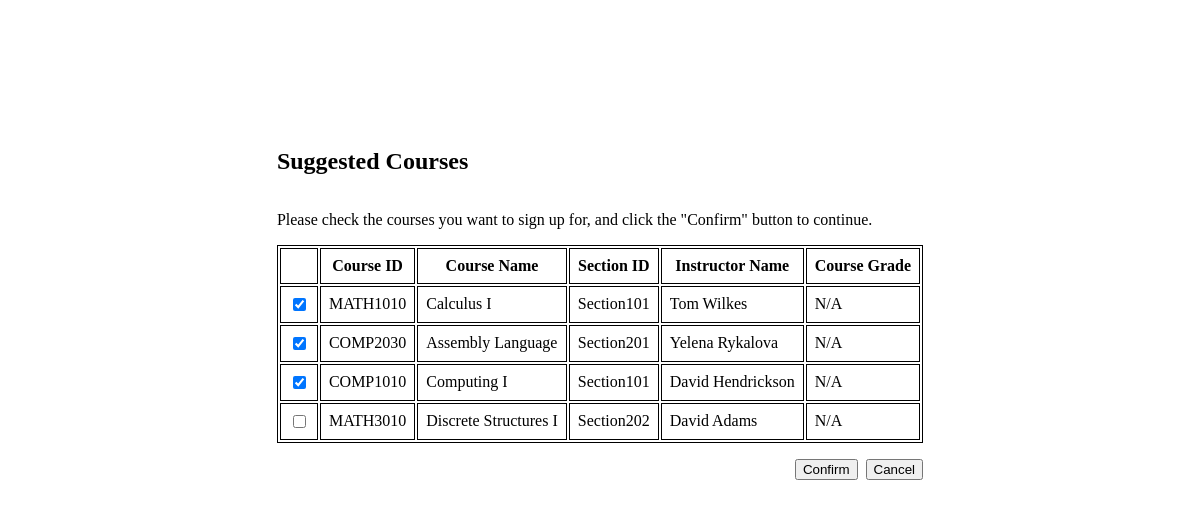
The page /src/suggested_courses.php?student_id=0488917281&semester=Fall&year=2025 on the database as committed earlier.
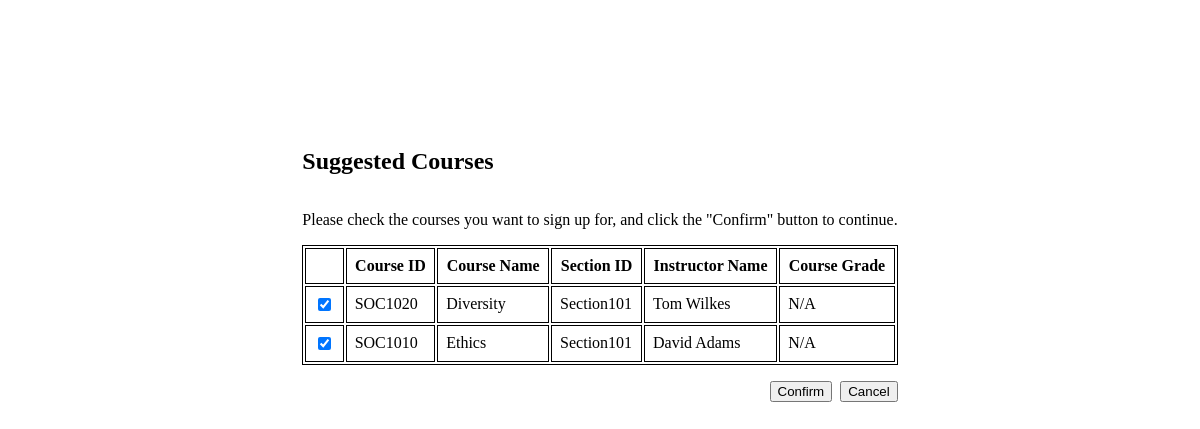
The same page on the database as committed later.
### tables this page shows
create table section
(
    course_id     varchar(20),
    section_id    varchar(10),
    semester      varchar(6)
        check (semester in ('Fall', 'Winter', 'Spring', 'Summer')),
    year          numeric(4, 0) check (year > 1990 and year < 2100),
    instructor_id varchar(10),
    classroom_id  varchar(8),
    time_slot_id  varchar(8),
    primary key (course_id, section_id, semester, year),
    foreign key (course_id) references course (course_id)
        on delete cascade,
    foreign key (instructor_id) references instructor (instructor_id)
        on delete set null,
    foreign key (time_slot_id) references time_slot (time_slot_id)
        on delete set null
);

create table course
(
    course_id   varchar(20),
    course_name varchar(50) not null,
    credits     numeric(2, 0) check (credits > 0),
    primary key (course_id)
);

create table instructor
(
    instructor_id   varchar(10),
    instructor_name varchar(50) not null,
    title           varchar(30),
    dept_name       varchar(100),
    email           varchar(50) not null,
    primary key (instructor_id)
);

create table take
(
    student_id varchar(10),
    course_id  varchar(8),
    section_id varchar(10),
    semester   varchar(6),
    year       numeric(4, 0),
    grade      varchar(2)
        check (grade in
               ('A+', 'A', 'A-', 'B+', 'B', 'B-', 'C+', 'C', 'C-', 'D+', 'D',
                'D-', 'F')),
    primary key (student_id, course_id, section_id, semester, year),
    foreign key (course_id, section_id, semester, year) references
        section (course_id, section_id, semester, year)
        on delete cascade,
    foreign key (student_id) references student (student_id)
        on delete cascade
);

### src/common/pdo.php (called while the page is built)
<?php
function pdo_connect(): PDO
{
    $config = require __DIR__ . '/config.php';
    $database_config = $config['database'];
    $host = $database_config['host'];
    $dbname = $database_config['dbname'];
    $username = $database_config['username'];
    $password = $database_config['password'];
    return new PDO(
        "mysql:host=$host;dbname=$dbname;charset=utf8mb4",
        $username,
        $password,
        [
            PDO::ATTR_ERRMODE => PDO::ERRMODE_EXCEPTION,
            PDO::ATTR_DEFAULT_FETCH_MODE => PDO::FETCH_ASSOC,
            PDO::ATTR_EMULATE_PREPARES => false
        ]
    );
}
function pdo_instance(bool $original = false): PDO|null
{
    static $pdo;
    if ($original) {
        return $pdo;
    }
    if (!$pdo) {
        $pdo = pdo_connect();
    }
    return $pdo;
}
function bind_params(PDOStatement $stmt, array $params): PDOStatement
{
    foreach ($params as $key => $value) {
        $stmt->bindValue(':' . $key, $value);
    }
    return $stmt;
}
function execute(PDOStatement $stmt, array $params = []): bool
{
    if ($params !== []) {
        bind_params($stmt, $params);
    }
    return $stmt->execute();
}

### src/service/degree_pathway.php (called while the page is built, shortened)
<?php
function get_suggested_courses(
    string $student_id,
    string $semester,
    string $year
): array {
    $stmt = pdo_instance()->prepare(
        "
            SELECT section.*, course.course_name, instructor.instructor_name, take.grade
            FROM degree_pathway dp
            JOIN section ON section.course_id = dp.course_id
            JOIN course ON course.course_id = dp.course_id
            JOIN instructor ON instructor.instructor_id = section.instructor_id
            LEFT JOIN take ON take.course_id = dp.course_id
                           AND take.student_id = :student_id0
            WHERE dp.dept_name = (
                SELECT dept_name
                FROM student
                WHERE student_id = :student_id1
                LIMIT 1
            )
            AND NOT EXISTS (
                SELECT 1
                FROM prereq
                WHERE prereq.course_id = dp.course_id
                  AND NOT EXISTS (
                      SELECT 1
                      FROM take
                      WHERE take.student_id = :student_id2
                        AND take.course_id = prereq.prereq_id
                        AND (take.grade IS NOT NULL OR take.grade <> 'F')
                  )
            )
            AND NOT EXISTS (
                SELECT 1
                FROM take
                WHERE take.student_id = :student_id3
                  AND take.course_id = course.course_id
                  AND take.grade IS NOT NULL
                  AND take.grade <> 'F'
            )
            AND section.semester = :semester
            AND section.year = :year
            ORDER BY IF(take.grade = 'F', 0, 1)
        "
    );
    execute($stmt, [
        'student_id0' => $student_id,
        'student_id1' => $student_id,
        'student_id2' => $student_id,
        'student_id3' => $student_id,
        'semester' => $semester,
        'year' => $year
    ]);
    return $stmt->fetchAll();
}

### src/suggested_courses.php (the view, shortened to what the changed rows need)
<?php
$student_id = $_GET['student_id'];
$semester = $_GET['semester'];
$year = $_GET['year'];
$suggested_courses = get_suggested_courses($student_id, $semester, $year);
?>
<html lang="en">
<head>
</head>
<body style="height: 100%;">
<div style="display: flex; justify-content: center; margin-top: 16vh;">
  <div style="display: flex; flex-direction: column; gap: 1rem;">
    <h2>Suggested Courses</h2>
    <form
      style="display: flex; flex-direction: column; gap: 1rem;"
      action="<?= Page::SUGGESTED_COURSES ?>"
      method="POST"
    >
      <table>
        <tr style="font-weight: bold;">
          <th></th>
          <th>Course ID</th>
          <th>Course Name</th>
          <th>Section ID</th>
          <th>Instructor Name</th>
          <th>Course Grade</th>
        </tr>
          <?php foreach ($suggested_courses as $index => $record): ?>
            <tr>
              <td>
                <label>
                  <input type="checkbox" name="selected_course_ids[]"
                         value="<?= $record['id'] ?>" <?= $index < 3 ? 'checked' : '' ?>
                </label>
              </td>
              <td><?= $record['course_id'] ?></td>
              <td><?= $record['course_name'] ?></td>
              <td><?= $record['section_id'] ?></td>
              <td><?= $record['instructor_name'] ?></td>
              <td><?= $record['grade'] ?? "N/A" ?></td>
            </tr>
          <?php endforeach ?>
      </table>
    </form>
  </div>
</div>
</body>
</html>

Rows that differ between the two databases and show on the page:
no longer on this page (row unchanged): section: id "☑", course "MATH1010", course.course_name "Calculus I", section "Section101", instructor.instructor_name "Tom Wilkes", grade "N/A"
no longer on this page (row unchanged): section: id "☑", course "COMP2030", course.course_name "Assembly Language", section "Section201", instructor.instructor_name "Yelena Rykalova", take.grade "N/A"
no longer on this page (row unchanged): section: id "☑", course "COMP1010", course.course_name "Computing I", section "Section101", instructor.instructor_name "David Hendrickson", grade "N/A"
no longer on this page (row unchanged): section: course "MATH3010", course.course_name "Discrete Structures I", section "Section202", instructor.instructor_name "David Adams", grade "N/A"
added section: id "☑", course "SOC1020", course.course_name "Diversity", section "Section101", instructor.instructor_name "Tom Wilkes", grade "N/A"
added section: id "☑", course "SOC1010", course.course_name "Ethics", section "Section101", instructor.instructor_name "David Adams", grade "N/A"
